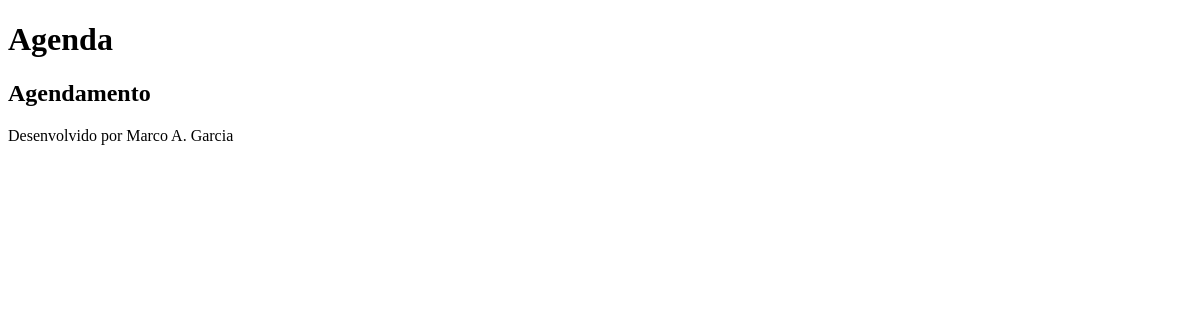
Before: /agenda/ with the older database file.
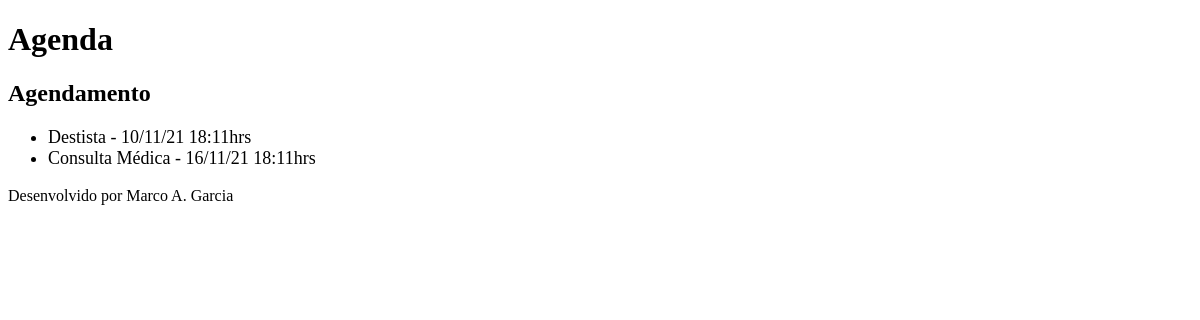
After: the same page with the newer database file.
### core/models.py (models this page shows, shortened)
class Evento(models.Model):
    titulo = models.CharField(max_length=100)
    descricao = models.TextField(blank=True, null=True)
    data_evento = models.DateTimeField(verbose_name='Data do Evento')
    data_criacao = models.DateTimeField(auto_now=True)
    usuario = models.ForeignKey(User, on_delete=models.CASCADE)
    class Meta:
        db_table = 'evento'
    def get_data_evento(self):
        return self.data_evento.strftime('%d/%m/%y %H:%mhrs')

### core/views.py (the view)
# urls.py: path('agenda/', views.lista_eventos),
def lista_eventos(resquest):
    evento = Evento.objects.all()
    dados = {'eventos':evento}
    return render(resquest, 'agenda.html', dados)

### templates/agenda.html
{% extends "model-page.html" %}
{% block content %}
    <h2>Agendamento</h2>
    <ul style="font-size: 18px">
        {% for evento in eventos %}
            <li>{{ evento.titulo }} - {{ evento.get_data_evento }}</li>
        {% endfor %}
    </ul>
{% endblock %}

### templates/model-page.html
<!DOCTYPE html>
<html lang="en">
<head>
     {% include "model-header.html" %}
</head>
<body>
    {% block content %} {% endblock %}
    {% include "model-footer.html" %}
</body>
</html>

### templates/model-header.html (shortened to what this page needs)
    <h1>Agenda</h1>

### templates/model-footer.html
<p>Desenvolvido por Marco A. Garcia</p>

Changed rows visible on the page:
added Evento: titulo "Destista", get_data_evento "10/11/21 18:11hrs"
added Evento: titulo "Consulta Médica", get_data_evento "16/11/21 18:11hrs"
